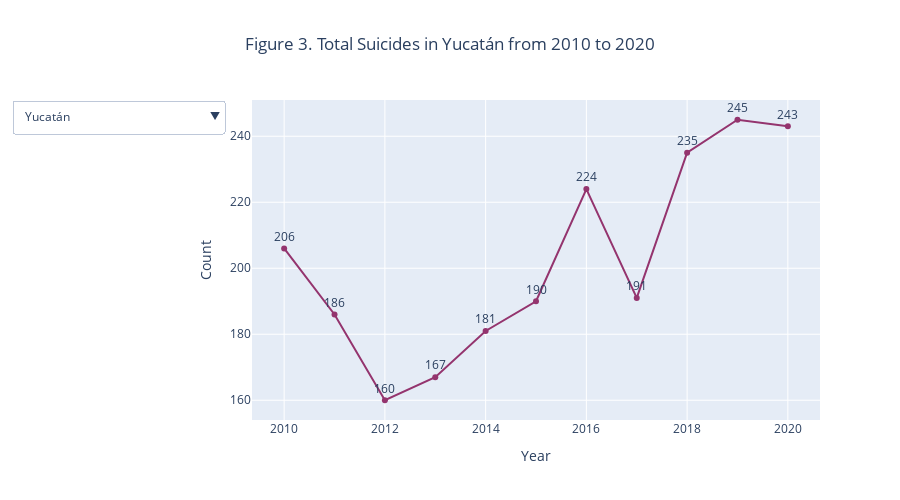

Notebook source saved alongside this figure:
### Code cell
years = [i for i in range(2010,2021)]
entidades = df.Entidad.values
visible = np.array(entidades)
colors = px.colors.qualitative.Prism

# define traces and buttons at once
traces = []
buttons = []

for value in range(len(entidades)):
    traces.append(go.Scatter(x=years, y=df.loc[value,totales].values[1:].astype(int),
                        text=df.loc[value,totales].values[1:].astype(int),
                        textposition='top center',
                        mode='lines+text+markers',
                        name=df.loc[value,'Entidad'],
                        hovertemplate=
                        '<b>Year</b>: %{x}<br>'+
                        '<b>Count</b>: %{y}',
                        line = dict(color=colors[value%len(colors)]),
                        visible= True if value==30 else False
                        ))
    
    buttons.append(dict(label=df.loc[value,'Entidad'],
                        method="update",
                        args=[{"visible":list(visible==df.loc[value,'Entidad'])},
                            {"title":f"Total Suicides in {df.loc[value,'Entidad']}"}]))

updatemenus = [{"active":30,
                "buttons":buttons,
            }]

# Show figure
fig = go.Figure(data=traces,
                layout=dict(updatemenus=updatemenus))
# This is in order to get the first title displayed correctly
first_title = entidades[30]
fig.update_layout(title=f"Figure 3. Total Suicides in {first_title} from 2010 to 2020",title_x=0.5)
#fig.update_layout(showlegend=True)
fig.update_layout(
                xaxis_title='Year',
                yaxis_title='Count',
                height=500
                    )
#pio.write_html(fig, file='suicidios.html', include_plotlyjs='cdn', full_html=False)
fig.show()

### Figure 1 — Plotly figure (JSON) as saved in the notebook; plotly's stock layout.template omitted (floating-point values rounded to 4 significant figures)
{"data": [{"hovertemplate": "<b>Year</b>: %{x}<br><b>Count</b>: %{y}", "line": {"color": "rgb(95, 70, 144)"}, "mode": "lines+text+markers", "name": "Aguascalientes", "text": [50, 98, 116, 113, 110, 124, 125, 140, 140, 157, 181], "textposition": "top center", "type": "scatter", "visible": false, "x": [2010, 2011, 2012, 2013, 2014, 2015, 2016, 2017, 2018, 2019, 2020], "y": [50, 98, 116, 113, 110, 124, 125, 140, 140, 157, 181]}, {"hovertemplate": "<b>Year</b>: %{x}<br><b>Count</b>: %{y}", "line": {"color": "rgb(29, 105, 150)"}, "mode": "lines+text+markers", "name": "Baja California", "text": [107, 149, 113, 123, 181, 150, 170, 166, 194, 169, 97], "textposition": "top center", "type": "scatter", "visible": false, "x": [2010, 2011, 2012, 2013, 2014, 2015, 2016, 2017, 2018, 2019, 2020], "y": [107, 149, 113, 123, 181, 150, 170, 166, 194, 169, 97]}, {"hovertemplate": "<b>Year</b>: %{x}<br><b>Count</b>: %{y}", "line": {"color": "rgb(56, 166, 165)"}, "mode": "lines+text+markers", "name": "Baja California Sur", "text": [45, 30, 44, 50, 59, 57, 55, 47, 57, 59, 67], "textposition": "top center", "type": "scatter", "visible": false, "x": [2010, 2011, 2012, 2013, 2014, 2015, 2016, 2017, 2018, 2019, 2020], "y": [45, 30, 44, 50, 59, 57, 55, 47, 57, 59, 67]}, {"hovertemplate": "<b>Year</b>: %{x}<br><b>Count</b>: %{y}", "line": {"color": "rgb(15, 133, 84)"}, "mode": "lines+text+markers", "name": "Campeche", "text": [62, 81, 63, 77, 92, 86, 87, 74, 69, 95, 70], "textposition": "top center", "type": "scatter", "visible": false, "x": [2010, 2011, 2012, 2013, 2014, 2015, 2016, 2017, 2018, 2019, 2020], "y": [62, 81, 63, 77, 92, 86, 87, 74, 69, 95, 70]}, {"hovertemplate": "<b>Year</b>: %{x}<br><b>Count</b>: %{y}", "line": {"color": "rgb(115, 175, 72)"}, "mode": "lines+text+markers", "name": "Coahuila de Zaragoza", "text": [169, 169, 150, 174, 174, 181, 171, 201, 216, 261, 273], "textposition": "top center", "type": "scatter", "visible": false, "x": [2010, 2011, 2012, 2013, 2014, 2015, 2016, 2017, 2018, 2019, 2020], "y": [169, 169, 150, 174, 174, 181, 171, 201, 216, 261, 273]}, {"hovertemplate": "<b>Year</b>: %{x}<br><b>Count</b>: %{y}", "line": {"color": "rgb(237, 173, 8)"}, "mode": "lines+text+markers", "name": "Colima", "text": [31, 48, 46, 52, 42, 54, 66, 46, 51, 39, 50], "textposition": "top center", "type": "scatter", "visible": false, "x": [2010, 2011, 2012, 2013, 2014, 2015, 2016, 2017, 2018, 2019, 2020], "y": [31, 48, 46, 52, 42, 54, 66, 46, 51, 39, 50]}, {"hovertemplate": "<b>Year</b>: %{x}<br><b>Count</b>: %{y}", "line": {"color": "rgb(225, 124, 5)"}, "mode": "lines+text+markers", "name": "Chiapas", "text": [88, 230, 189, 315, 321, 316, 272, 262, 147, 200, 200], "textposition": "top center", "type": "scatter", "visible": false, "x": [2010, 2011, 2012, 2013, 2014, 2015, 2016, 2017, 2018, 2019, 2020], "y": [88, 230, 189, 315, 321, 316, 272, 262, 147, 200, 200]}, {"hovertemplate": "<b>Year</b>: %{x}<br><b>Count</b>: %{y}", "line": {"color": "rgb(204, 80, 62)"}, "mode": "lines+text+markers", "name": "Chihuahua", "text": [234, 289, 266, 310, 326, 421, 438, 405, 365, 400, 541], "textposition": "top center", "type": "scatter", "visible": false, "x": [2010, 2011, 2012, 2013, 2014, 2015, 2016, 2017, 2018, 2019, 2020], "y": [234, 289, 266, 310, 326, 421, 438, 405, 365, 400, 541]}, {"hovertemplate": "<b>Year</b>: %{x}<br><b>Count</b>: %{y}", "line": {"color": "rgb(148, 52, 110)"}, "mode": "lines+text+markers", "name": "Ciudad de México", "text": [375, 413, 426, 425, 434, 369, 377, 302, 227, 234, 450], "textposition": "top center", "type": "scatter", "visible": false, "x": [2010, 2011, 2012, 2013, 2014, 2015, 2016, 2017, 2018, 2019, 2020], "y": [375, 413, 426, 425, 434, 369, 377, 302, 227, 234, 450]}, {"hovertemplate": "<b>Year</b>: %{x}<br><b>Count</b>: %{y}", "line": {"color": "rgb(111, 64, 112)"}, "mode": "lines+text+markers", "name": "Durango", "text": [94, 86, 76, 90, 104, 116, 114, 124, 122, 127, 115], "textposition": "top center", "type": "scatter", "visible": false, "x": [2010, 2011, 2012, 2013, 2014, 2015, 2016, 2017, 2018, 2019, 2020], "y": [94, 86, 76, 90, 104, 116, 114, 124, 122, 127, 115]}, {"hovertemplate": "<b>Year</b>: %{x}<br><b>Count</b>: %{y}", "line": {"color": "rgb(102, 102, 102)"}, "mode": "lines+text+markers", "name": "Guanajuato", "text": [283, 358, 338, 351, 422, 466, 459, 494, 504, 493, 501], "textposition": "top center", "type": "scatter", "visible": false, "x": [2010, 2011, 2012, 2013, 2014, 2015, 2016, 2017, 2018, 2019, 2020], "y": [283, 358, 338, 351, 422, 466, 459, 494, 504, 493, 501]}, {"hovertemplate": "<b>Year</b>: %{x}<br><b>Count</b>: %{y}", "line": {"color": "rgb(95, 70, 144)"}, "mode": "lines+text+markers", "name": "Guerrero", "text": [91, 90, 90, 104, 81, 73, 83, 73, 63, 77, 50], "textposition": "top center", "type": "scatter", "visible": false, "x": [2010, 2011, 2012, 2013, 2014, 2015, 2016, 2017, 2018, 2019, 2020], "y": [91, 90, 90, 104, 81, 73, 83, 73, 63, 77, 50]}, {"hovertemplate": "<b>Year</b>: %{x}<br><b>Count</b>: %{y}", "line": {"color": "rgb(29, 105, 150)"}, "mode": "lines+text+markers", "name": "Hidalgo", "text": [56, 113, 102, 112, 126, 117, 113, 116, 109, 117, 132], "textposition": "top center", "type": "scatter", "visible": false, "x": [2010, 2011, 2012, 2013, 2014, 2015, 2016, 2017, 2018, 2019, 2020], "y": [56, 113, 102, 112, 126, 117, 113, 116, 109, 117, 132]}, {"hovertemplate": "<b>Year</b>: %{x}<br><b>Count</b>: %{y}", "line": {"color": "rgb(56, 166, 165)"}, "mode": "lines+text+markers", "name": "Jalisco", "text": [399, 453, 507, 481, 506, 527, 597, 658, 630, 605, 655], "textposition": "top center", "type": "scatter", "visible": false, "x": [2010, 2011, 2012, 2013, 2014, 2015, 2016, 2017, 2018, 2019, 2020], "y": [399, 453, 507, 481, 506, 527, 597, 658, 630, 605, 655]}, {"hovertemplate": "<b>Year</b>: %{x}<br><b>Count</b>: %{y}", "line": {"color": "rgb(15, 133, 84)"}, "mode": "lines+text+markers", "name": "México", "text": [537, 600, 598, 620, 670, 667, 579, 570, 584, 715, 832], "textposition": "top center", "type": "scatter", "visible": false, "x": [2010, 2011, 2012, 2013, 2014, 2015, 2016, 2017, 2018, 2019, 2020], "y": [537, 600, 598, 620, 670, 667, 579, 570, 584, 715, 832]}, {"hovertemplate": "<b>Year</b>: %{x}<br><b>Count</b>: %{y}", "line": {"color": "rgb(115, 175, 72)"}, "mode": "lines+text+markers", "name": "Michoacán de Ocampo", "text": [151, 150, 147, 142, 192, 169, 182, 206, 245, 334, 376], "textposition": "top center", "type": "scatter", "visible": false, "x": [2010, 2011, 2012, 2013, 2014, 2015, 2016, 2017, 2018, 2019, 2020], "y": [151, 150, 147, 142, 192, 169, 182, 206, 245, 334, 376]}, {"hovertemplate": "<b>Year</b>: %{x}<br><b>Count</b>: %{y}", "line": {"color": "rgb(237, 173, 8)"}, "mode": "lines+text+markers", "name": "Morelos", "text": [45, 61, 62, 65, 54, 44, 87, 71, 88, 90, 106], "textposition": "top center", "type": "scatter", "visible": false, "x": [2010, 2011, 2012, 2013, 2014, 2015, 2016, 2017, 2018, 2019, 2020], "y": [45, 61, 62, 65, 54, 44, 87, 71, 88, 90, 106]}, {"hovertemplate": "<b>Year</b>: %{x}<br><b>Count</b>: %{y}", "line": {"color": "rgb(225, 124, 5)"}, "mode": "lines+text+markers", "name": "Nayarit", "text": [46, 46, 50, 54, 81, 75, 79, 72, 66, 77, 91], "textposition": "top center", "type": "scatter", "visible": false, "x": [2010, 2011, 2012, 2013, 2014, 2015, 2016, 2017, 2018, 2019, 2020], "y": [46, 46, 50, 54, 81, 75, 79, 72, 66, 77, 91]}, {"hovertemplate": "<b>Year</b>: %{x}<br><b>Count</b>: %{y}", "line": {"color": "rgb(204, 80, 62)"}, "mode": "lines+text+markers", "name": "Nuevo León", "text": [238, 218, 229, 245, 220, 253, 292, 270, 317, 318, 351], "textposition": "top center", "type": "scatter", "visible": false, "x": [2010, 2011, 2012, 2013, 2014, 2015, 2016, 2017, 2018, 2019, 2020], "y": [238, 218, 229, 245, 220, 253, 292, 270, 317, 318, 351]}, {"hovertemplate": "<b>Year</b>: %{x}<br><b>Count</b>: %{y}", "line": {"color": "rgb(148, 52, 110)"}, "mode": "lines+text+markers", "name": "Oaxaca", "text": [131, 142, 124, 121, 132, 156, 114, 129, 140, 166, 214], "textposition": "top center", "type": "scatter", "visible": false, "x": [2010, 2011, 2012, 2013, 2014, 2015, 2016, 2017, 2018, 2019, 2020], "y": [131, 142, 124, 121, 132, 156, 114, 129, 140, 166, 214]}, {"hovertemplate": "<b>Year</b>: %{x}<br><b>Count</b>: %{y}", "line": {"color": "rgb(111, 64, 112)"}, "mode": "lines+text+markers", "name": "Puebla", "text": [205, 256, 216, 240, 277, 268, 226, 302, 319, 345, 336], "textposition": "top center", "type": "scatter", "visible": false, "x": [2010, 2011, 2012, 2013, 2014, 2015, 2016, 2017, 2018, 2019, 2020], "y": [205, 256, 216, 240, 277, 268, 226, 302, 319, 345, 336]}, {"hovertemplate": "<b>Year</b>: %{x}<br><b>Count</b>: %{y}", "line": {"color": "rgb(102, 102, 102)"}, "mode": "lines+text+markers", "name": "Querétaro", "text": [85, 98, 115, 112, 80, 110, 102, 137, 138, 175, 200], "textposition": "top center", "type": "scatter", "visible": false, "x": [2010, 2011, 2012, 2013, 2014, 2015, 2016, 2017, 2018, 2019, 2020], "y": [85, 98, 115, 112, 80, 110, 102, 137, 138, 175, 200]}, {"hovertemplate": "<b>Year</b>: %{x}<br><b>Count</b>: %{y}", "line": {"color": "rgb(95, 70, 144)"}, "mode": "lines+text+markers", "name": "Quintana Roo", "text": [132, 121, 144, 137, 118, 140, 125, 135, 125, 133, 176], "textposition": "top center", "type": "scatter", "visible": false, "x": [2010, 2011, 2012, 2013, 2014, 2015, 2016, 2017, 2018, 2019, 2020], "y": [132, 121, 144, 137, 118, 140, 125, 135, 125, 133, 176]}, {"hovertemplate": "<b>Year</b>: %{x}<br><b>Count</b>: %{y}", "line": {"color": "rgb(29, 105, 150)"}, "mode": "lines+text+markers", "name": "San Luis Potosí", "text": [164, 159, 158, 157, 173, 164, 179, 199, 204, 239, 258], "textposition": "top center", "type": "scatter", "visible": false, "x": [2010, 2011, 2012, 2013, 2014, 2015, 2016, 2017, 2018, 2019, 2020], "y": [164, 159, 158, 157, 173, 164, 179, 199, 204, 239, 258]}, {"hovertemplate": "<b>Year</b>: %{x}<br><b>Count</b>: %{y}", "line": {"color": "rgb(56, 166, 165)"}, "mode": "lines+text+markers", "name": "Sinaloa", "text": [113, 111, 99, 123, 143, 142, 165, 168, 135, 152, 112], "textposition": "top center", "type": "scatter", "visible": false, "x": [2010, 2011, 2012, 2013, 2014, 2015, 2016, 2017, 2018, 2019, 2020], "y": [113, 111, 99, 123, 143, 142, 165, 168, 135, 152, 112]}, {"hovertemplate": "<b>Year</b>: %{x}<br><b>Count</b>: %{y}", "line": {"color": "rgb(15, 133, 84)"}, "mode": "lines+text+markers", "name": "Sonora", "text": [170, 178, 184, 237, 236, 249, 218, 264, 267, 263, 304], "textposition": "top center", "type": "scatter", "visible": false, "x": [2010, 2011, 2012, 2013, 2014, 2015, 2016, 2017, 2018, 2019, 2020], "y": [170, 178, 184, 237, 236, 249, 218, 264, 267, 263, 304]}, {"hovertemplate": "<b>Year</b>: %{x}<br><b>Count</b>: %{y}", "line": {"color": "rgb(115, 175, 72)"}, "mode": "lines+text+markers", "name": "Tabasco", "text": [187, 188, 172, 168, 164, 170, 155, 108, 142, 126, 116], "textposition": "top center", "type": "scatter", "visible": false, "x": [2010, 2011, 2012, 2013, 2014, 2015, 2016, 2017, 2018, 2019, 2020], "y": [187, 188, 172, 168, 164, 170, 155, 108, 142, 126, 116]}, {"hovertemplate": "<b>Year</b>: %{x}<br><b>Count</b>: %{y}", "line": {"color": "rgb(237, 173, 8)"}, "mode": "lines+text+markers", "name": "Tamaulipas", "text": [166, 149, 168, 157, 176, 149, 159, 158, 164, 174, 164], "textposition": "top center", "type": "scatter", "visible": false, "x": [2010, 2011, 2012, 2013, 2014, 2015, 2016, 2017, 2018, 2019, 2020], "y": [166, 149, 168, 157, 176, 149, 159, 158, 164, 174, 164]}, {"hovertemplate": "<b>Year</b>: %{x}<br><b>Count</b>: %{y}", "line": {"color": "rgb(225, 124, 5)"}, "mode": "lines+text+markers", "name": "Tlaxcala", "text": [33, 51, 44, 40, 53, 52, 52, 55, 55, 65, 52], "textposition": "top center", "type": "scatter", "visible": false, "x": [2010, 2011, 2012, 2013, 2014, 2015, 2016, 2017, 2018, 2019, 2020], "y": [33, 51, 44, 40, 53, 52, 52, 55, 55, 65, 52]}, {"hovertemplate": "<b>Year</b>: %{x}<br><b>Count</b>: %{y}", "line": {"color": "rgb(204, 80, 62)"}, "mode": "lines+text+markers", "name": "Veracruz de Ignacio de la Llave", "text": [262, 309, 289, 265, 319, 252, 207, 217, 253, 265, 289], "textposition": "top center", "type": "scatter", "visible": false, "x": [2010, 2011, 2012, 2013, 2014, 2015, 2016, 2017, 2018, 2019, 2020], "y": [262, 309, 289, 265, 319, 252, 207, 217, 253, 265, 289]}, {"hovertemplate": "<b>Year</b>: %{x}<br><b>Count</b>: %{y}", "line": {"color": "rgb(148, 52, 110)"}, "mode": "lines+text+markers", "name": "Yucatán", "text": [206, 186, 160, 167, 181, 190, 224, 191, 235, 245, 243], "textposition": "top center", "type": "scatter", "visible": true, "x": [2010, 2011, 2012, 2013, 2014, 2015, 2016, 2017, 2018, 2019, 2020], "y": [206, 186, 160, 167, 181, 190, 224, 191, 235, 245, 243]}, {"hovertemplate": "<b>Year</b>: %{x}<br><b>Count</b>: %{y}", "line": {"color": "rgb(111, 64, 112)"}, "mode": "lines+text+markers", "name": "Zacatecas", "text": [51, 82, 53, 62, 70, 103, 76, 109, 99, 117, 126], "textposition": "top center", "type": "scatter", "visible": false, "x": [2010, 2011, 2012, 2013, 2014, 2015, 2016, 2017, 2018, 2019, 2020], "y": [51, 82, 53, 62, 70, 103, 76, 109, 99, 117, 126]}], "layout": {"height": 500, "title": {"text": "Figure 3. Total Suicides in Yucatán from 2010 to 2020", "x": 0.5}, "updatemenus": [{"active": 30, "buttons": [{"args": [{"visible": [true, false, false, false, false, false, false, false, false, false, false, false, false, false, false, false, false, false, false, false, false, false, false, false, false, false, false, false, false, false, false, false]}, {"title": "Total Suicides in Aguascalientes"}], "label": "Aguascalientes", "method": "update"}, {"args": [{"visible": [false, true, false, false, false, false, false, false, false, false, false, false, false, false, false, false, false, false, false, false, false, false, false, false, false, false, false, false, false, false, false, false]}, {"title": "Total Suicides in Baja California"}], "label": "Baja California", "method": "update"}, {"args": [{"visible": [false, false, true, false, false, false, false, false, false, false, false, false, false, false, false, false, false, false, false, false, false, false, false, false, false, false, false, false, false, false, false, false]}, {"title": "Total Suicides in Baja California Sur"}], "label": "Baja California Sur", "method": "update"}, {"args": [{"visible": [false, false, false, true, false, false, false, false, false, false, false, false, false, false, false, false, false, false, false, false, false, false, false, false, false, false, false, false, false, false, false, false]}, {"title": "Total Suicides in Campeche"}], "label": "Campeche", "method": "update"}, {"args": [{"visible": [false, false, false, false, true, false, false, false, false, false, false, false, false, false, false, false, false, false, false, false, false, false, false, false, false, false, false, false, false, false, false, false]}, {"title": "Total Suicides in Coahuila de Zaragoza"}], "label": "Coahuila de Zaragoza", "method": "update"}, {"args": [{"visible": [false, false, false, false, false, true, false, false, false, false, false, false, false, false, false, false, false, false, false, false, false, false, false, false, false, false, false, false, false, false, false, false]}, {"title": "Total Suicides in Colima"}], "label": "Colima", "method": "update"}, {"args": [{"visible": [false, false, false, false, false, false, true, false, false, false, false, false, false, false, false, false, false, false, false, false, false, false, false, false, false, false, false, false, false, false, false, false]}, {"title": "Total Suicides in Chiapas"}], "label": "Chiapas", "method": "update"}, {"args": [{"visible": [false, false, false, false, false, false, false, true, false, false, false, false, false, false, false, false, false, false, false, false, false, false, false, false, false, false, false, false, false, false, false, false]}, {"title": "Total Suicides in Chihuahua"}], "label": "Chihuahua", "method": "update"}, {"args": [{"visible": [false, false, false, false, false, false, false, false, true, false, false, false, false, false, false, false, false, false, false, false, false, false, false, false, false, false, false, false, false, false, false, false]}, {"title": "Total Suicides in Ciudad de México"}], "label": "Ciudad de México", "method": "update"}, {"args": [{"visible": [false, false, false, false, false, false, false, false, false, true, false, false, false, false, false, false, false, false, false, false, false, false, false, false, false, false, false, false, false, false, false, false]}, {"title": "Total Suicides in Durango"}], "label": "Durango", "method": "update"}, {"args": [{"visible": [false, false, false, false, false, false, false, false, false, false, true, false, false, false, false, false, false, false, false, false, false, false, false, false, false, false, false, false, false, false, false, false]}, {"title": "Total Suicides in Guanajuato"}], "label": "Guanajuato", "method": "update"}, {"args": [{"visible": [false, false, false, false, false, false, false, false, false, false, false, true, false, false, false, false, false, false, false, false, false, false, false, false, false, false, false, false, false, false, false, false]}, {"title": "Total Suicides in Guerrero"}], "label": "Guerrero", "method": "update"}, {"args": [{"visible": [false, false, false, false, false, false, false, false, false, false, false, false, true, false, false, false, false, false, false, false, false, false, false, false, false, false, false, false, false, false, false, false]}, {"title": "Total Suicides in Hidalgo"}], "label": "Hidalgo", "method": "update"}, {"args": [{"visible": [false, false, false, false, false, false, false, false, false, false, false, false, false, true, false, false, false, false, false, false, false, false, false, false, false, false, false, false, false, false, false, false]}, {"title": "Total Suicides in Jalisco"}], "label": "Jalisco", "method": "update"}, {"args": [{"visible": [false, false, false, false, false, false, false, false, false, false, false, false, false, false, true, false, false, false, false, false, false, false, false, false, false, false, false, false, false, false, false, false]}, {"title": "Total Suicides in México"}], "label": "México", "method": "update"}, {"args": [{"visible": [false, false, false, false, false, false, false, false, false, false, false, false, false, false, false, true, false, false, false, false, false, false, false, false, false, false, false, false, false, false, false, false]}, {"title": "Total Suicides in Michoacán de Ocampo"}], "label": "Michoacán de Ocampo", "method": "update"}, {"args": [{"visible": [false, false, false, false, false, false, false, false, false, false, false, false, false, false, false, false, true, false, false, false, false, false, false, false, false, false, false, false, false, false, false, false]}, {"title": "Total Suicides in Morelos"}], "label": "Morelos", "method": "update"}, {"args": [{"visible": [false, false, false, false, false, false, false, false, false, false, false, false, false, false, false, false, false, true, false, false, false, false, false, false, false, false, false, false, false, false, false, false]}, {"title": "Total Suicides in Nayarit"}], "label": "Nayarit", "method": "update"}, {"args": [{"visible": [false, false, false, false, false, false, false, false, false, false, false, false, false, false, false, false, false, false, true, false, false, false, false, false, false, false, false, false, false, false, false, false]}, {"title": "Total Suicides in Nuevo León"}], "label": "Nuevo León", "method": "update"}, {"args": [{"visible": [false, false, false, false, false, false, false, false, false, false, false, false, false, false, false, false, false, false, false, true, false, false, false, false, false, false, false, false, false, false, false, false]}, {"title": "Total Suicides in Oaxaca"}], "label": "Oaxaca", "method": "update"}, {"args": [{"visible": [false, false, false, false, false, false, false, false, false, false, false, false, false, false, false, false, false, false, false, false, true, false, false, false, false, false, false, false, false, false, false, false]}, {"title": "Total Suicides in Puebla"}], "label": "Puebla", "method": "update"}, {"args": [{"visible": [false, false, false, false, false, false, false, false, false, false, false, false, false, false, false, false, false, false, false, false, false, true, false, false, false, false, false, false, false, false, false, false]}, {"title": "Total Suicides in Querétaro"}], "label": "Querétaro", "method": "update"}, {"args": [{"visible": [false, false, false, false, false, false, false, false, false, false, false, false, false, false, false, false, false, false, false, false, false, false, true, false, false, false, false, false, false, false, false, false]}, {"title": "Total Suicides in Quintana Roo"}], "label": "Quintana Roo", "method": "update"}, {"args": [{"visible": [false, false, false, false, false, false, false, false, false, false, false, false, false, false, false, false, false, false, false, false, false, false, false, true, false, false, false, false, false, false, false, false]}, {"title": "Total Suicides in San Luis Potosí"}], "label": "San Luis Potosí", "method": "update"}, {"args": [{"visible": [false, false, false, false, false, false, false, false, false, false, false, false, false, false, false, false, false, false, false, false, false, false, false, false, true, false, false, false, false, false, false, false]}, {"title": "Total Suicides in Sinaloa"}], "label": "Sinaloa", "method": "update"}, {"args": [{"visible": [false, false, false, false, false, false, false, false, false, false, false, false, false, false, false, false, false, false, false, false, false, false, false, false, false, true, false, false, false, false, false, false]}, {"title": "Total Suicides in Sonora"}], "label": "Sonora", "method": "update"}, {"args": [{"visible": [false, false, false, false, false, false, false, false, false, false, false, false, false, false, false, false, false, false, false, false, false, false, false, false, false, false, true, false, false, false, false, false]}, {"title": "Total Suicides in Tabasco"}], "label": "Tabasco", "method": "update"}, {"args": [{"visible": [false, false, false, false, false, false, false, false, false, false, false, false, false, false, false, false, false, false, false, false, false, false, false, false, false, false, false, true, false, false, false, false]}, {"title": "Total Suicides in Tamaulipas"}], "label": "Tamaulipas", "method": "update"}, {"args": [{"visible": [false, false, false, false, false, false, false, false, false, false, false, false, false, false, false, false, false, false, false, false, false, false, false, false, false, false, false, false, true, false, false, false]}, {"title": "Total Suicides in Tlaxcala"}], "label": "Tlaxcala", "method": "update"}, {"args": [{"visible": [false, false, false, false, false, false, false, false, false, false, false, false, false, false, false, false, false, false, false, false, false, false, false, false, false, false, false, false, false, true, false, false]}, {"title": "Total Suicides in Veracruz de Ignacio de la Llave"}], "label": "Veracruz de Ignacio de la Llave", "method": "update"}, {"args": [{"visible": [false, false, false, false, false, false, false, false, false, false, false, false, false, false, false, false, false, false, false, false, false, false, false, false, false, false, false, false, false, false, true, false]}, {"title": "Total Suicides in Yucatán"}], "label": "Yucatán", "method": "update"}, {"args": [{"visible": [false, false, false, false, false, false, false, false, false, false, false, false, false, false, false, false, false, false, false, false, false, false, false, false, false, false, false, false, false, false, false, true]}, {"title": "Total Suicides in Zacatecas"}], "label": "Zacatecas", "method": "update"}]}], "xaxis": {"title": {"text": "Year"}}, "yaxis": {"title": {"text": "Count"}}}}
